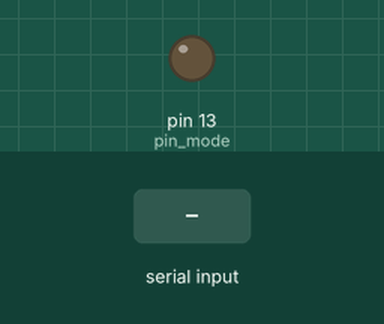
Bench run of a sketch on a simulated Arduino Uno, built with avr-gcc and run on an emulated ATmega328P. Shown: output pins drawn as LEDs (lit = HIGH). Inputs (shaded band) come from the test bench.

Above: at 1.2 s.
1.3 s: "h" received over Serial
At 2.5 s:
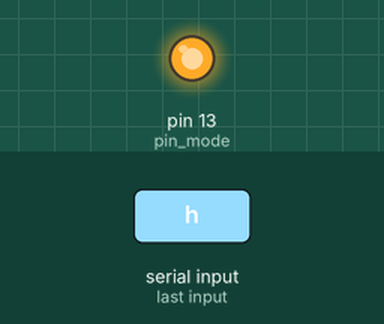
2.8 s: "l" received over Serial
At 3.9 s:
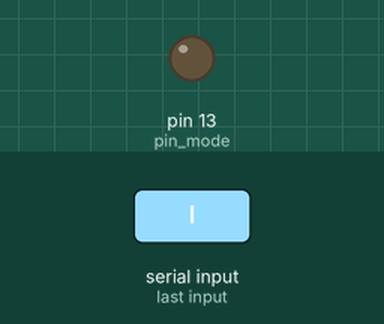
Timing chart, 0 to 5.8 s (numbered marks = the images above; inputs shaded):
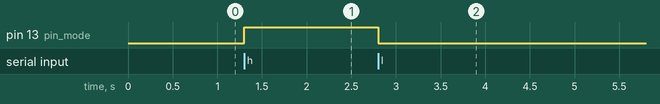

Measured:
- after the input at 1.3 s, pin 13 (pin_mode): LOW → HIGH at once
- after the input at 2.8 s, pin 13 (pin_mode): HIGH → LOW at once

The sketch:

7-1.ino
```cpp
void setup () {
  Serial.begin(9600); // serial baud rate 9600
  pinMode(13, OUTPUT); // pin mode
}

void loop() {
  if (Serial.peek() != -1) {
    byte data = (byte) Serial.read();
    if (data == 'h') {
      digitalWrite(13, HIGH); // set the LED high
    }
    if (data == 'l') {
      digitalWrite(13, LOW); // set the LED low
    }
  }
}

// CED 002, group 06, 2020-14247 강신의
// CED 002, group 06, 2023-14669 임태현
// CED 002, group 06, 2025-17066 김정환
```
